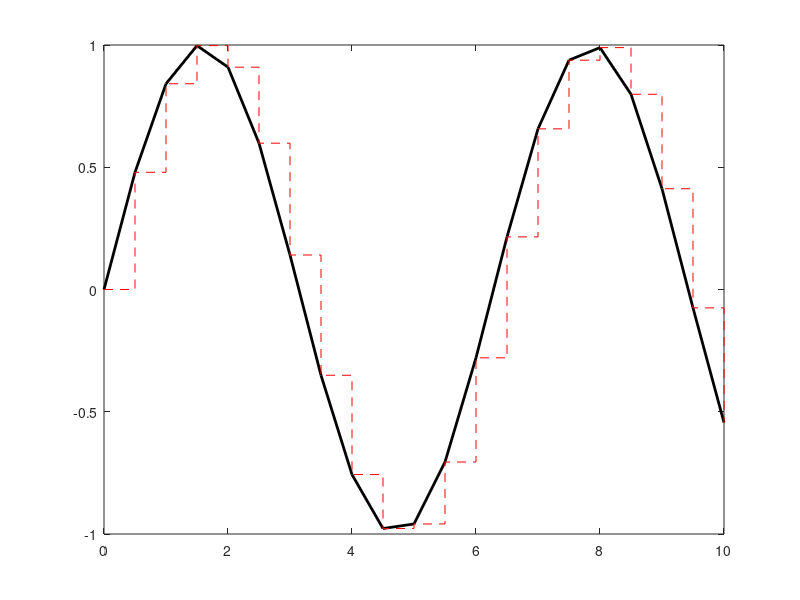

This figure's MATLAB source:
clear all

a = 0;
b = 10;

dx = 0.5;
x = a:dx:b;
fx = sin(x);

n = length(x); % number of data points

%% Plot
figure,
plot(x,fx,'-k','LineWidth',2)
hold on
stairs(x,fx,'--r')

%% Integration
% left-sided rectangle rule
areaL = 0;
for i = 1:n-1
    areaL = areaL + fx(i)*dx;
end
areaL

% right-sided rectangle rule
areaR = 0;
for i = 1:n-1
    areaR = areaR + fx(i+1)*dx;
end
areaR

% trapezoidal rule
areaZ = 0;
for i = 1:n-1
    areaZ = areaZ + (dx/2)*(fx(i+1)+fx(i));
end
areaZ

% Using Matlab built-in functions
areaL = sum(fx(1:end-1))*dx
areaR = sum(fx(2:end))*dx
areaZ = trapz(x,fx)

%% Simpson rule 
areaSimpson = quad(@(xdummy) spline(x,fx,xdummy), a,b)





